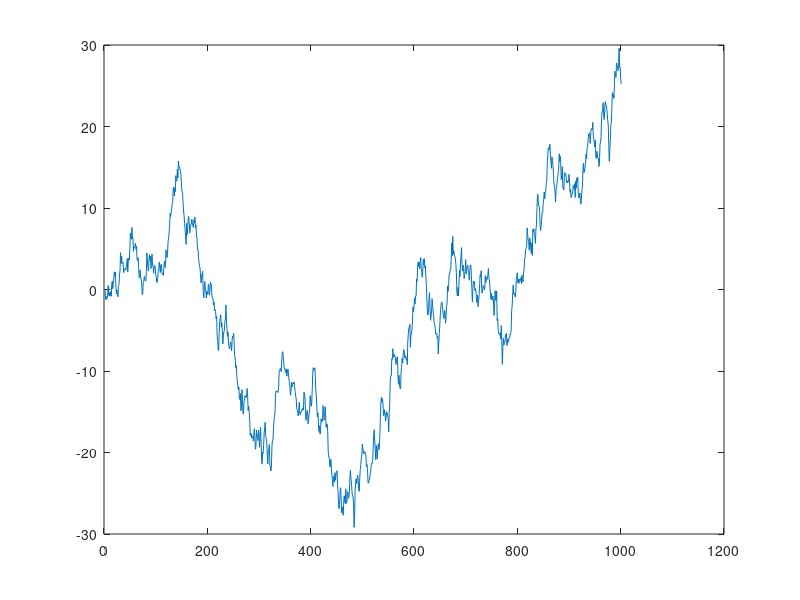

MATLAB code to generate this figure:
function MarkovChianTest
N = 1e3;
i = 2;
x = zeros(1, N + 1);
while i <= N + 1
  x(i) = x(i - 1) + randn;  
  i = i + 1;
end
plot(x);